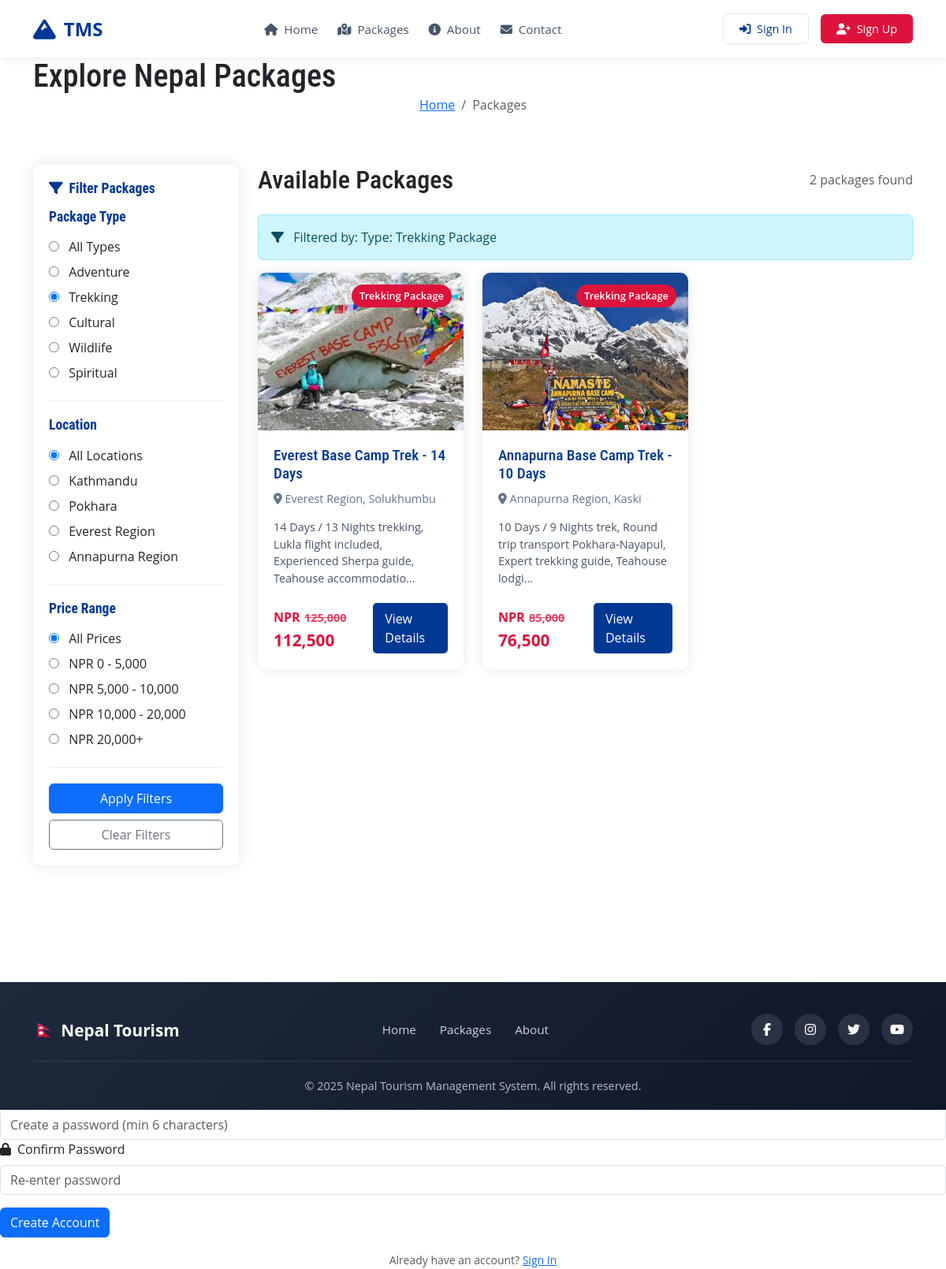
The app's page /package-list.php?type=Trekking Package with its own data.
### tables this page shows
CREATE TABLE `tbltourpackages` (
  `PackageId` int(11) NOT NULL,
  `PackageName` varchar(200) DEFAULT NULL,
  `PackageType` varchar(150) DEFAULT NULL,
  `PackageLocation` varchar(100) DEFAULT NULL,
  `PackagePrice` int(11) DEFAULT NULL,
  `PackageFetures` varchar(255) DEFAULT NULL,
  `PackageDetails` mediumtext DEFAULT NULL,
  `PackageImage` varchar(100) DEFAULT NULL,
  `Creationdate` timestamp NULL DEFAULT current_timestamp(),
  `UpdationDate` timestamp NULL DEFAULT NULL ON UPDATE current_timestamp()
);

### includes/SmartFilter.php (called while the page is built, shortened)
<?php
class SmartFilter {
    private $dbh;
    public function __construct($database) {
        $this->dbh = $database;
    }
    public function getSmartRecommendations($filters = [], $limit = 6) {
        $sql = "SELECT *,
                (SELECT COUNT(*) FROM tblbooking WHERE tblbooking.PackageId = tbltourpackages.PackageId) as booking_count
                FROM tbltourpackages WHERE 1=1";
        $conditions = [];
        $params = [];
        if (!empty($filters['type'])) {
            $conditions[] = "PackageType = :type";
            $params[':type'] = $filters['type'];
        }
        if (!empty($conditions)) {
            $sql .= " AND " . implode(" AND ", $conditions);
        }
        $sql .= " ORDER BY booking_count DESC, RAND() LIMIT :limit";
        $query = $this->dbh->prepare($sql);
        foreach ($params as $key => $value) {
            $query->bindValue($key, $value);
        }
        $query->bindValue(':limit', $limit, PDO::PARAM_INT);
        $query->execute();
        return $query->fetchAll(PDO::FETCH_OBJ);
    }
}
?>

### includes/SeasonalPricing.php (called while the page is built, shortened)
<?php
class SeasonalPricing {
    private $peakSeasons = [
        'Kathmandu' => [3, 4, 5, 10, 11],
        'Pokhara' => [3, 4, 5, 10, 11],
        'Everest' => [3, 4, 5, 9, 10, 11],
        'Chitwan' => [10, 11, 12, 1, 2, 3],
        'Annapurna' => [3, 4, 5, 9, 10, 11],
        'Lumbini' => [10, 11, 12, 1, 2, 3],
        'Nagarkot' => [3, 4, 5, 10, 11],
        'Mustang' => [9, 10, 11, 3, 4, 5],
        'Langtang' => [3, 4, 5, 9, 10, 11],
        'Rara' => [9, 10, 11, 3, 4, 5],
        'Gosaikunda' => [7, 8, 9],
        'Tilicho' => [9, 10, 11]
    ];
    public function getSeasonalMultiplier($packageLocation, $bookingDate) {
        $month = (int)date('n', strtotime($bookingDate));
        $locationKey = '';
        foreach (array_keys($this->peakSeasons) as $loc) {
            if (stripos($packageLocation, $loc) !== false) {
                $locationKey = $loc;
                break;
            }
        }
        if (in_array($month, $this->peakSeasons[$locationKey])) {
            return 1.2;
        } else {
            return 0.9;
        }
    }
    public function calculateSeasonalPrice($basePrice, $packageLocation, $bookingDate) {
        $multiplier = $this->getSeasonalMultiplier($packageLocation, $bookingDate);
        return round($basePrice * $multiplier, 2);
    }
}
?>

### package-list.php (the view, shortened to what this page needs)
<?php
include('includes/config.php');
include('includes/algorithms.php');
$seasonalPricing = new SeasonalPricing();
$smartFilter = new SmartFilter($dbh);
$filterType = isset($_GET['type']) ? $_GET['type'] : '';
$filterLocation = isset($_GET['location']) ? $_GET['location'] : '';
$filterPrice = isset($_GET['price']) ? $_GET['price'] : '';
$filters = [
    'type' => $filterType,
    'location' => $filterLocation,
    'price_range' => $filterPrice
];
$hasFilters = !empty($filterType) || !empty($filterLocation) || !empty($filterPrice);
if (isset($_SESSION['login']) && !$hasFilters) {
    $results = $smartFilter->getPersonalizedRecommendations($_SESSION['login']);
} else {
    $results = $smartFilter->getSmartRecommendations($filters);
}
?>
<!DOCTYPE html>
<html lang="en">
<head>
<link href="https://cdn.jsdelivr.net/npm/bootstrap@5.3.2/dist/css/bootstrap.min.css" rel="stylesheet">
<link rel="stylesheet" href="https://cdnjs.cloudflare.com/ajax/libs/font-awesome/6.5.1/css/all.min.css">
<link rel="stylesheet" href="https://unpkg.com/leaflet@1.9.4/dist/leaflet.css">
<link href="https://unpkg.com/aos@2.3.1/dist/aos.css" rel="stylesheet">
<link href="assets/css/components/popup-notifications.css" rel="stylesheet">
<link href="assets/css/style.css" rel="stylesheet">
</head>
<body>
<?php include('includes/header.php');?>
<section class="page-header">
    <div class="container">
        <h1>Explore Nepal Packages</h1>
        <nav aria-label="breadcrumb">
            <ol class="breadcrumb justify-content-center">
                <li class="breadcrumb-item"><a href="index.php">Home</a></li>
                <li class="breadcrumb-item active">Packages</li>
            </ol>
        </nav>
    </div>
</section>
<section class="py-5">
    <div class="container">
        <div class="row">
            <div class="col-lg-3">
                <div class="filter-sidebar">
                    <h3 class="filter-title"><i class="fas fa-filter me-2"></i>Filter Packages</h3>
                    <form method="GET" id="filterForm">
                        <div class="filter-section">
                            <h4 class="filter-title">Package Type</h4>
                            <label class="filter-option">
                                <input type="radio" name="type" value="" <?php echo empty($filterType) ? 'checked' : ''; ?>> All Types
                            </label>
                            <label class="filter-option">
                                <input type="radio" name="type" value="Adventure Package" <?php echo $filterType === 'Adventure Package' ? 'checked' : ''; ?>> Adventure
                            </label>
                            <label class="filter-option">
                                <input type="radio" name="type" value="Trekking Package" <?php echo $filterType === 'Trekking Package' ? 'checked' : ''; ?>> Trekking
                            </label>
                            <label class="filter-option">
                                <input type="radio" name="type" value="Cultural Package" <?php echo $filterType === 'Cultural Package' ? 'checked' : ''; ?>> Cultural
                            </label>
                            <label class="filter-option">
                                <input type="radio" name="type" value="Wildlife Package" <?php echo $filterType === 'Wildlife Package' ? 'checked' : ''; ?>> Wildlife
                            </label>
                            <label class="filter-option">
                                <input type="radio" name="type" value="Spiritual Package" <?php echo $filterType === 'Spiritual Package' ? 'checked' : ''; ?>> Spiritual
                            </label>
                        </div>
                        <div class="filter-section">
                            <h4 class="filter-title">Location</h4>
                            <label class="filter-option">
                                <input type="radio" name="location" value="" <?php echo empty($filterLocation) ? 'checked' : ''; ?>> All Locations
                            </label>
                            <label class="filter-option">
                                <input type="radio" name="location" value="Kathmandu" <?php echo $filterLocation === 'Kathmandu' ? 'checked' : ''; ?>> Kathmandu
                            </label>
                            <label class="filter-option">
                                <input type="radio" name="location" value="Pokhara" <?php echo $filterLocation === 'Pokhara' ? 'checked' : ''; ?>> Pokhara
                            </label>
                            <label class="filter-option">
                                <input type="radio" name="location" value="Everest" <?php echo $filterLocation === 'Everest' ? 'checked' : ''; ?>> Everest Region
                            </label>
                            <label class="filter-option">
                                <input type="radio" name="location" value="Annapurna" <?php echo $filterLocation === 'Annapurna' ? 'checked' : ''; ?>> Annapurna Region
                            </label>
                        </div>
                        <div class="filter-section">
                            <h4 class="filter-title">Price Range</h4>
                            <label class="filter-option">
                                <input type="radio" name="price" value="" <?php echo empty($filterPrice) ? 'checked' : ''; ?>> All Prices
                            </label>
                            <label class="filter-option">
                                <input type="radio" name="price" value="0-5000" <?php echo $filterPrice === '0-5000' ? 'checked' : ''; ?>> NPR 0 - 5,000
                            </label>
                            <label class="filter-option">
                                <input type="radio" name="price" value="5000-10000" <?php echo $filterPrice === '5000-10000' ? 'checked' : ''; ?>> NPR 5,000 - 10,000
                            </label>
                            <label class="filter-option">
                                <input type="radio" name="price" value="10000-20000" <?php echo $filterPrice === '10000-20000' ? 'checked' : ''; ?>> NPR 10,000 - 20,000
                            </label>
                            <label class="filter-option">
                                <input type="radio" name="price" value="20000+" <?php echo $filterPrice === '20000+' ? 'checked' : ''; ?>> NPR 20,000+
                            </label>
                        </div>
                        <button type="submit" class="btn btn-primary w-100">Apply Filters</button>
                        <?php if (!empty($filterType) || !empty($filterLocation) || !empty($filterPrice)): ?>
                            <a href="package-list.php" class="btn btn-outline-secondary w-100 mt-2">Clear Filters</a>
                        <?php endif; ?>
                    </form>
                </div>
            </div>
            <div class="col-lg-9">
                <div class="d-flex justify-content-between align-items-center mb-4">
                    <h2 class="mb-0">Available Packages</h2>
                    <div class="text-muted">
                        <?php echo count($results); ?> packages found
                    </div>
                </div>
                <?php if (!empty($filterType) || !empty($filterLocation) || !empty($filterPrice)): ?>
                    <div class="alert alert-info">
                        <i class="fas fa-filter me-2"></i>
                        Filtered by:
                        <?php
                        $activeFilters = [];
                        if (!empty($filterType)) $activeFilters[] = "Type: " . $filterType;
                        echo implode(', ', $activeFilters);
                        ?>
                    </div>
                <?php endif; ?>
                <div class="row">
                    <?php if(!empty($results)) {
                    foreach($results as $result) { ?>
                        <div class="col-lg-4 col-md-6 mb-4">
                            <div class="package-card">
                                <div class="package-img-wrapper">
                                    <img src="assets/images/<?php echo htmlentities($result->PackageImage);?>" class="package-img" alt="<?php echo htmlentities($result->PackageName);?>">
                                    <span class="package-badge"><?php echo htmlentities($result->PackageType);?></span>
                                </div>
                                <div class="package-body">
                                    <h3 class="package-title"><?php echo htmlentities($result->PackageName);?></h3>
                                    <div class="package-location">
                                        <i class="fas fa-map-marker-alt"></i>
                                        <?php echo htmlentities($result->PackageLocation);?>
                                    </div>
                                    <p class="package-features"><?php echo substr(htmlentities($result->PackageFetures), 0, 100); ?>...</p>
                                    <div class="package-footer">
                                        <div class="package-price">
                                            <?php
                                            $basePrice = $result->PackagePrice;
                                            $today = date('Y-m-d');
                                            $seasonalPrice = $seasonalPricing->calculateSeasonalPrice($basePrice, $result->PackageLocation, $today);
                                            $priceDifference = $seasonalPrice - $basePrice;
                                            $hasPriceAdjustment = abs($priceDifference) > 0.01;
                                            if($hasPriceAdjustment): ?>
                                                <span class="currency">NPR</span> <span style="text-decoration: line-through; font-size: 0.9rem; opacity: 0.8;"><?php echo number_format($basePrice);?></span>
                                                <span style="color: #DC143C; font-weight: 700;"> <?php echo number_format($seasonalPrice);?></span>
                                            <?php else: ?>
                                                <span class="currency">NPR</span> <?php echo number_format($seasonalPrice);?>
                                            <?php endif; ?>
                                        </div>
                                        <a href="package-details.php?pkgid=<?php echo htmlentities($result->PackageId);?>" class="btn-details">View Details</a>
                                    </div>
                                </div>
                            </div>
                        </div>
                    <?php } } ?>
                </div>
            </div>
        </div>
    </div>
</section>
<?php include('includes/footer.php');?>
<?php include('includes/login-modal.php');?>
<?php include('includes/signup-modal.php');?>
</body>
</html>

### assets/css/style.css (style rules this page uses)
html, body { font-size: 100%; background: #fff; font-family: 'Open Sans', sans-serif; margin: 0; padding: 0; }
body a,.grid_1,plan_1,plan_1.one,plan_1.two,i.icon1, i.icon2, i.icon3, i.icon4, i.icon5, i.icon6 { transition:0.5s all; -webkit-transition:0.5s all; -moz-transition:0.5s all; -o-transition:0.5s all; -ms-transition:0.5s all; }
h1,h2,h3,h4,h5,h6 { margin:0; font-family: 'Roboto Condensed', sans-serif; }
p { margin:0; }
label { margin:0; }

### assets/css/includes/header.css (style rules this page uses)
:root { --nepal-red: #DC143C; --nepal-blue: #003893; }

### package-list.php (style rules this page uses)
:root { --nepal-red: #DC143C; --nepal-blue: #003893; --bg-light: #f8fafc; }
.filter-sidebar { background: white; border-radius: 10px; box-shadow: 0 0 20px rgba(0,0,0,0.1); padding: 20px; margin-bottom: 20px; }
.filter-section { margin-bottom: 20px; padding-bottom: 15px; border-bottom: 1px solid #eee; }
.filter-title { font-weight: 600; color: var(--nepal-blue); margin-bottom: 15px; font-size: 1.1rem; }
.filter-option { display: block; margin-bottom: 8px; cursor: pointer; }
.filter-option input { margin-right: 8px; }
.package-card { background: white; border-radius: 10px; overflow: hidden; box-shadow: 0 0 15px rgba(0,0,0,0.1); transition: all 0.3s ease; height: 100%; display: flex; flex-direction: column; }
.package-img-wrapper { position: relative; overflow: hidden; }
.package-img { width: 100%; height: 200px; object-fit: cover; transition: transform 0.3s ease; }
.package-badge { position: absolute; top: 15px; right: 15px; background: var(--nepal-red); color: white; padding: 5px 10px; border-radius: 20px; font-size: 0.8rem; font-weight: 600; }
.package-body { padding: 20px; flex-grow: 1; display: flex; flex-direction: column; }
.package-title { color: var(--nepal-blue); margin-bottom: 10px; font-size: 1.2rem; }
.package-location { color: #64748b; margin-bottom: 15px; font-size: 0.9rem; }
.package-features { color: #475569; font-size: 0.9rem; margin-bottom: 20px; flex-grow: 1; }
.package-footer { display: flex; justify-content: space-between; align-items: center; margin-top: auto; }
.package-price { font-weight: 700; color: var(--nepal-red); font-size: 1.3rem; }
.currency { font-size: 1rem; }
.btn-details { background: var(--nepal-blue); color: white; padding: 8px 15px; border-radius: 5px; text-decoration: none; font-weight: 500; transition: all 0.3s ease; }

### records on screen
tbltourpackages: PackageImage (picture), PackageType "Trekking Package", PackageName "Everest Base Camp Trek - 14 Days", PackageLocation "Everest Region, Solukhumbu", PackageFetures "14 Days / 13 Nights trekking, Lukla flight included, Experienced Sherpa guide, Teahouse accommodatio", PackagePrice "125,000", seasonalPrice "112,500"
tbltourpackages: PackageImage (picture), PackageType "Trekking Package", PackageName "Annapurna Base Camp Trek - 10 Days", PackageLocation "Annapurna Region, Kaski", PackageFetures "10 Days / 9 Nights trek, Round trip transport Pokhara-Nayapul, Expert trekking guide, Teahouse lodgi", PackagePrice "85,000", seasonalPrice "76,500"

### other values on screen
count($results) "2"
implode(', ', $activeFilters) "Type: Trekking Package"
